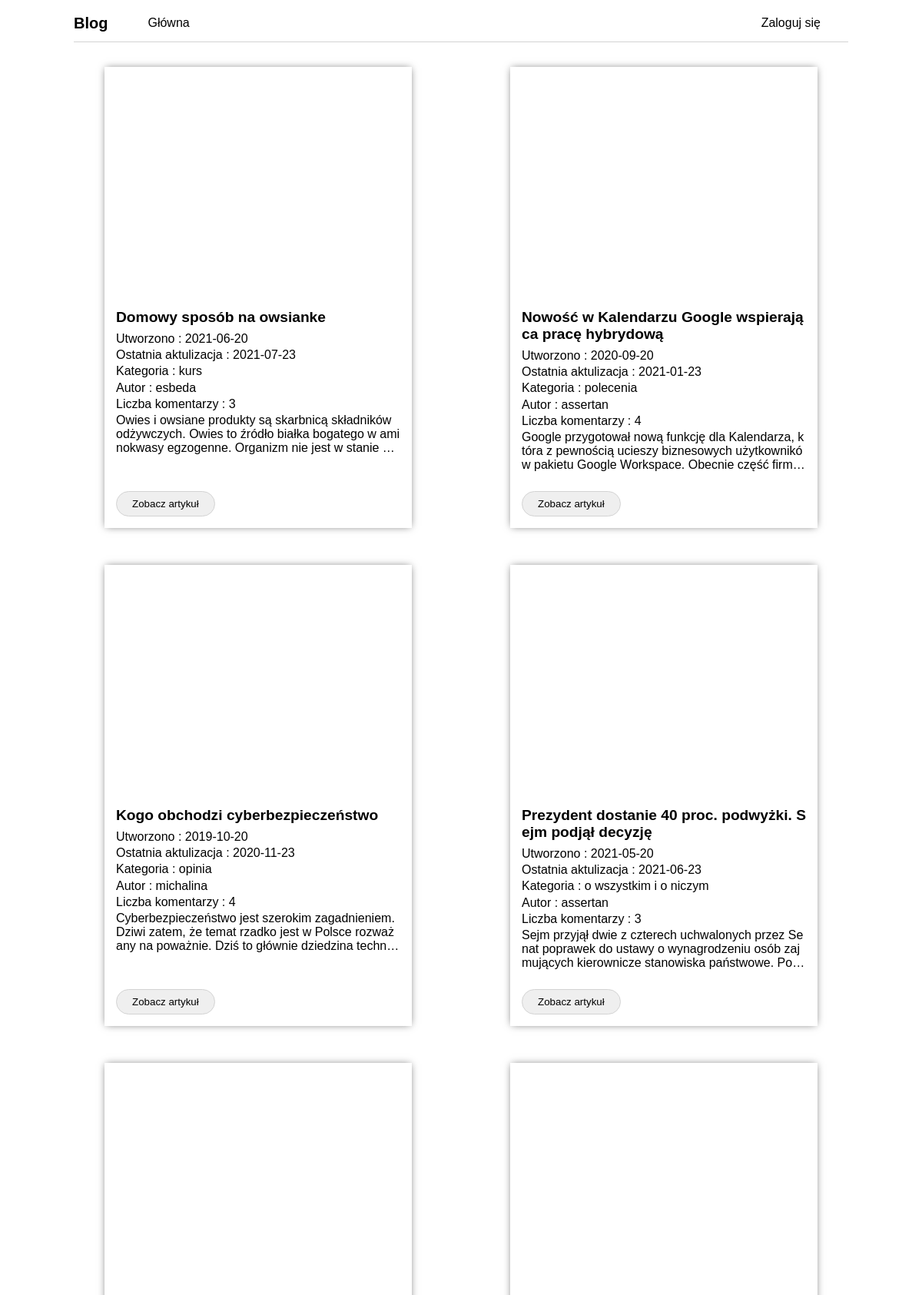
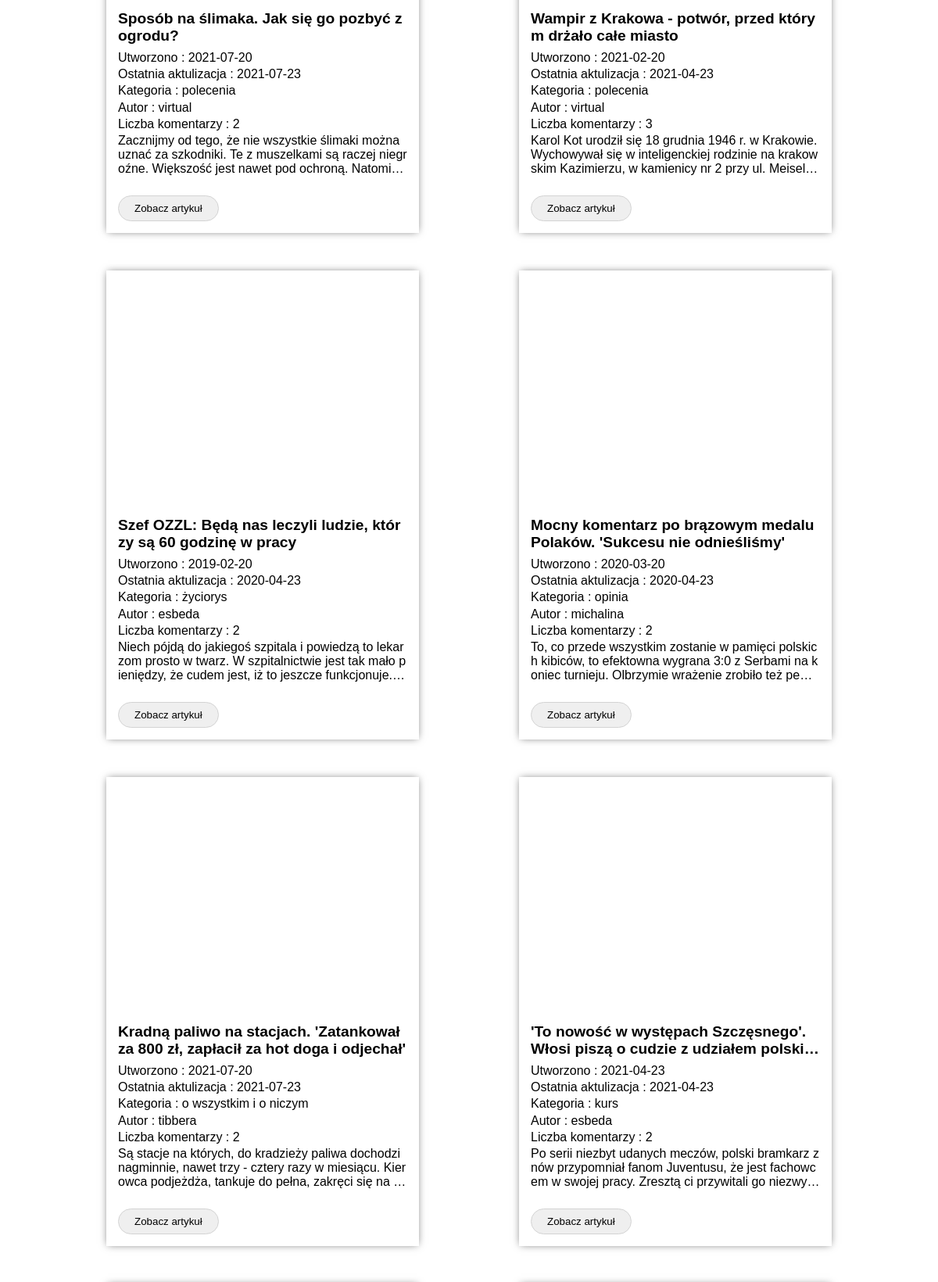
/jonatan-blog/main.php (upper part), run on the app's committed database (2 pictures, top to bottom).
### tables this page shows
create table article (
        article_id int auto_increment not null,
        article_header varchar(255) NOT NULL,
        article_src varchar(1000) NOT NULL,
        article_text longtext NOT NULL,
        article_category_id int,
        article_created DATE not null,
        article_updated DATE not null,
        article_owner_id int,
        FOREIGN KEY(article_category_id) REFERENCES article_category (category_id),
        FOREIGN KEY(article_owner_id) REFERENCES user_login (user_id),
        primary key(article_id)
);

create table user_login(
        user_id int auto_increment not null,
        nickName varchar(50) NOT NULL,
        password varchar(500) not null,
        primary key(user_id)
);

### jonatan-blog/main.php (the view, shortened to what this page needs)
<?php
$server = mysqli_connect('localhost','root','');
?>
<!DOCTYPE html>
<html lang="pl">
<head>
    <link rel="stylesheet" href="../main.css">
</head>
<body>
    <?php include("../components/nav.php") ?>
    <?php
    $allArticles = "SELECT * from article";
    $r = mysqli_query($server, $allArticles);
    echo "<div class='articles' >";
    while($d = mysqli_fetch_array($r)){
        $text = json_decode($d['article_text'], true, 512, JSON_UNESCAPED_UNICODE);
        $idD = $d['article_id'];
        $ownerID = $d['article_owner_id'];
        $articleOwnerQuery = "SELECT * from user_login where user_id = $ownerID";
        $OwnerR = mysqli_query($server,$articleOwnerQuery);
        $commentsCount = "SELECT count(comment_id) as cc from article_comment where comment_for_article_id = $idD";
        $commentR = mysqli_query($server,$commentsCount);
        while($x = mysqli_fetch_array($commentR)){
            $count = $x['cc'];
        }
        while($x = mysqli_fetch_array($OwnerR)){
            $owenerNick = $x['nickName'];
        }
        $category = $d['article_category_id'];
        if($category == 1) $textCategory = "życiorys";
        if($category == 2) $textCategory = "opinia";
        if($category == 3) $textCategory = "kurs";
        if($category == 4) $textCategory = "polecenia";
        if($category == 5) $textCategory = "o wszystkim i o niczym";
        echo "<form class='article' method='post'>";
        echo "<div style='background-image: url($d[article_src])' class='image' ></div>";
        echo "<div class='article_info' >";
        echo "<h1>$d[article_header]</h1>";
        echo "<p>Utworzono : $d[article_created]</p>";
        echo "<p>Ostatnia aktulizacja : $d[article_updated]</p>";
        echo "<p>Kategoria : $textCategory</p>";
        echo "<p>Autor : $owenerNick</p>";
        echo "<p>Liczba komentarzy : $count</p>";
        echo "<p>$text[text_1]</p>";
        echo "</div>";
        echo "<button type='submit' name='article' value='$d[article_id]' >Zobacz artykuł</button>";
        echo "</form>";
    };
    echo "</div>";
    ?>
</body>
</html>

### main.css (style rules this page uses)
* { margin: 0; padding: 0; -webkit-box-sizing: border-box; box-sizing: border-box; color: black; font-family: 'Poppins', sans-serif; }
body { padding: 1rem 8vw; }
.articles { display: -webkit-box; display: -ms-flexbox; display: flex; -ms-flex-wrap: wrap; flex-wrap: wrap; -webkit-box-orient: horizontal; -webkit-box-direction: normal; -ms-flex-direction: row; flex-direction: row; -ms-flex-pack: distribute; justify-content: space-around; margin-top: 2rem; gap: 3rem; }
.articles .article { width: 400px; height: 600px; position: relative; -webkit-box-shadow: 0px 0px 10px -2px rgba(0, 0, 0, 0.582); box-shadow: 0px 0px 10px -2px rgba(0, 0, 0, 0.582); }
.articles .article .image { width: 100%; height: 300px; background-position: center; background-repeat: no-repeat; background-size: cover; z-index: 2; }
.articles .article .article_info { padding: 15px; }
.articles .article .article_info h1 { font-size: 1.2rem; -webkit-box-orient: vertical; display: -webkit-box; overflow: hidden; word-break: break-all; text-overflow: ellipsis; -webkit-line-clamp: 2; margin-bottom: .5rem; }
.articles .article .article_info p { -webkit-box-orient: vertical; display: -webkit-box; overflow: hidden; word-break: break-all; text-overflow: ellipsis; -webkit-line-clamp: 3; margin-bottom: .2rem; }
.articles .article button { position: absolute; bottom: 15px; border-radius: 25px; border: 1px solid lightgray; padding: 8px 20px; margin-left: 15px; }

### data on the page
article: article_header "Domowy sposób na owsianke", article_created "2021-06-20", article_updated "2021-07-23", article_category "kurs", article_owner.nickName "esbeda", count "3", article_text "Owies i owsiane produkty są skarbnicą składników odżywczych. Owies to źródło białka bogatego w aminokwasy egzogenne. Organizm nie jest w…", $d[article_id] 1 (drawn)
article: article_header "Nowość w Kalendarzu Google wspierająca pracę hybrydową", article_created "2020-09-20", article_updated "2021-01-23", article_category "polecenia", article_owner.nickName "assertan", count "4", article_text "Google przygotował nową funkcję dla Kalendarza, która z pewnością ucieszy biznesowych użytkowników pakietu Google Workspace. Obecnie część…", $d[article_id] 2 (drawn)
article: article_header "Kogo obchodzi cyberbezpieczeństwo", article_created "2019-10-20", article_updated "2020-11-23", article_category "opinia", article_owner.nickName "michalina", count "4", article_text "Cyberbezpieczeństwo jest szerokim zagadnieniem. Dziwi zatem, że temat rzadko jest w Polsce rozważany na poważnie. Dziś to głównie…", $d[article_id] 3 (drawn)
article: article_header "Prezydent dostanie 40 proc. podwyżki. Sejm podjął decyzję", article_created "2021-05-20", article_updated "2021-06-23", article_category "o wszystkim i o niczym", article_owner.nickName "assertan", count "3", article_text "Sejm przyjął dwie z czterech uchwalonych przez Senat poprawek do ustawy o wynagrodzeniu osób zajmujących kierownicze stanowiska…", $d[article_id] 4 (drawn)
article: article_header "Sposób na ślimaka. Jak się go pozbyć z ogrodu?", article_created "2021-07-20", article_updated "2021-07-23", article_category "polecenia", article_owner.nickName "virtual", count "2", article_text "Zacznijmy od tego, że nie wszystkie ślimaki można uznać za szkodniki. Te z muszelkami są raczej niegroźne. Większość jest nawet pod…", $d[article_id] 5 (drawn)
article: article_header "Wampir z Krakowa - potwór, przed którym drżało całe miasto", article_created "2021-02-20", article_updated "2021-04-23", article_category "polecenia", article_owner.nickName "virtual", count "3", article_text "Karol Kot urodził się 18 grudnia 1946 r. w Krakowie. Wychowywał się w inteligenckiej rodzinie na krakowskim Kazimierzu, w kamienicy nr 2 przy…", $d[article_id] 6 (drawn)
article: article_header "Szef OZZL: Będą nas leczyli ludzie, którzy są 60 godzinę w pracy", article_created "2019-02-20", article_updated "2020-04-23", article_category "życiorys", article_owner.nickName "esbeda", count "2", article_text "Niech pójdą do jakiegoś szpitala i powiedzą to lekarzom prosto w twarz. W szpitalnictwie jest tak mało pieniędzy, że cudem jest, iż to jeszcze…", $d[article_id] 7 (drawn)
article: article_header "Mocny komentarz po brązowym medalu Polaków. 'Sukcesu nie odnieśliśmy'", article_created "2020-03-20", article_updated "2020-04-23", article_category "opinia", article_owner.nickName "michalina", count "2", article_text "To, co przede wszystkim zostanie w pamięci polskich kibiców, to efektowna wygrana 3:0 z Serbami na koniec turnieju. Olbrzymie wrażenie zrobiło…", $d[article_id] 8 (drawn)
article: article_header "Kradną paliwo na stacjach. 'Zatankował za 800 zł, zapłacił za hot doga i odjechał'", article_created "2021-07-20", article_updated "2021-07-23", article_category "o wszystkim i o niczym", article_owner.nickName "tibbera", count "2", article_text "Są stacje na których, do kradzieży paliwa dochodzi nagminnie, nawet trzy - cztery razy w miesiącu. Kierowca podjeżdża, tankuje do pełna, zakręci się…", $d[article_id] 9 (drawn)
article: article_header "'To nowość w występach Szczęsnego'. Włosi piszą o cudzie z…", article_created "2021-04-23", article_updated "2021-04-23", article_category "kurs", article_owner.nickName "esbeda", count "2", article_text "Po serii niezbyt udanych meczów, polski bramkarz znów przypomniał fanom Juventusu, że jest fachowcem w swojej pracy. Zresztą ci przywitali…", $d[article_id] 10 (drawn)
